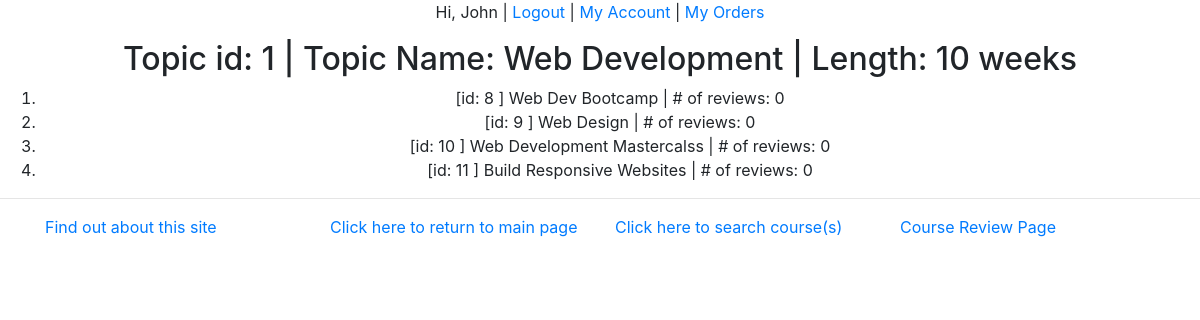
/myapp/1/ (signed in), run on the app's committed database.
### myapp/models.py (models this page shows, shortened)
class Topic(models.Model):
    name = models.CharField(max_length=200)
    length = models.IntegerField(default=12)

class Course(models.Model):
    title = models.CharField(max_length=200)
    topic = models.ForeignKey(Topic, related_name='courses', on_delete=models.CASCADE)
    price = models.DecimalField(max_digits=10, decimal_places=2,
                                validators=[MinValueValidator(50), MaxValueValidator(500)])
    for_everyone = models.BooleanField(default=True)
    description = models.TextField(blank=True)
    num_reviews = models.PositiveIntegerField(default=0)
    def __str__(self):
        return '[id: ' + str(self.id) + ' ] ' + self.title + '  | # of reviews: ' + str(self.num_reviews)

### myapp/views.py (the view)
# urls.py: path(r'<int:topic_id>/', views.detail, name='detail'),
def detail(request, topic_id):
    topic = get_object_or_404(Topic, pk=topic_id)
    related_courses = Course.objects.filter(topic=topic_id)
    return render(request, 'myapp/detail.html',
                  {'topic_id': topic_id, 'topic': topic, 'related_courses': related_courses})

### myapp/templates/myapp/detail.html
{% extends 'myapp/base.html' %}
{% block body_block %}
    {% if topic_id %}
        <h2>
            Topic id: {{ topic_id }} | Topic Name: {{ topic.name }} | Length: {{ topic.length }} weeks
        </h2>
    {% else %}
        <strong>There are no available topic with this id!</strong>
    {% endif %}
    {% if related_courses %}
        <ol>
            {% for course  in related_courses %}
                <li> {{ course }} </li>
            {% endfor %}
        </ol>
    {% else %}
        <strong>There are no related coursed for this topic!</strong>
    {% endif %}
{% endblock %}

### myapp/templates/myapp/base.html (shortened to what this page needs)
{% load static %}
<!DOCTYPE html>
<html>
<head>
    <link rel="stylesheet" type="text/css" href="{% static 'myapp/style.css' %}"/>
    <link rel="stylesheet" href="https://cdn.jsdelivr.net/npm/bootstrap@4.5.3/dist/css/bootstrap.min.css"
>
</head>
<body>
<div class="text-center">
    {% if request.user.username %}
        <p>Hi, {{ request.user.first_name }} | <a href="{% url 'myapp:logout' %}">Logout</a> | <a
                href="{% url 'myapp:myaccount' %}">My Account</a> | <a href="{% url 'myapp:myorders' %}">My Orders</a>
        </p>
    {% else %}
        <p><a href="{% url 'myapp:login' %}">You can LOGIN here</a> | <a href="{% url 'myapp:register' %}">You can
            REGISTER here</a></p>
    {% endif %}
    {% block body_block %}*** {% endblock %}
</div>
<hr/>
<div class="container">
    <div class="row justify-content-center">
        <div class="col-3"><a href="{% url 'myapp:about' %}">Find out about this site</a></div>
        <div class="col-3"><a href="{% url 'myapp:index' %}">Click here to return to main page</a></div>
        <div class="col-3"><a href="{% url 'myapp:findcourses' %}">Click here to search course(s)</a></div>
        <div class="col-3"><a href="{% url 'myapp:review' %}">Course Review Page</a></div>
    </div>
</div>
</body>
</html>

### data on the page
Topic: name "Web Development", length "10"
Course: id+title+num_reviews "[id: 8 ] Web Dev Bootcamp | # of reviews: 0"
Course: id+title+num_reviews "[id: 9 ] Web Design | # of reviews: 0"
Course: id+title+num_reviews "[id: 10 ] Web Development Mastercalss | # of reviews: 0"
Course: id+title+num_reviews "[id: 11 ] Build Responsive Websites | # of reviews: 0"

### other printed values
{{ request.user.first_name }} "John"
{{ topic_id }} "1"
